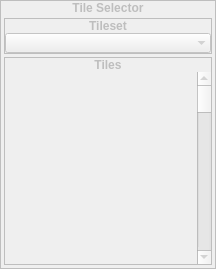
     <widget class="QFrame" name="frmTileSelector">
      <property name="enabled">
       <bool>false</bool>
      </property>
      <property name="sizePolicy">
       <sizepolicy hsizetype="Fixed" vsizetype="Preferred">
        <horstretch>0</horstretch>
        <verstretch>0</verstretch>
       </sizepolicy>
      </property>
      <property name="frameShape">
       <enum>QFrame::Box</enum>
      </property>
      <property name="frameShadow">
       <enum>QFrame::Plain</enum>
      </property>
      <layout class="QVBoxLayout" name="verticalLayout">
       <property name="spacing">
        <number>0</number>
       </property>
       <property name="margin">
        <number>0</number>
       </property>
       <item>
        <widget class="QLabel" name="label">
         <property name="sizePolicy">
          <sizepolicy hsizetype="Preferred" vsizetype="Fixed">
           <horstretch>0</horstretch>
           <verstretch>0</verstretch>
          </sizepolicy>
         </property>
         <property name="font">
          <font>
           <weight>75</weight>
           <bold>true</bold>
          </font>
         </property>
         <property name="text">
          <string>Tile Selector</string>
         </property>
         <property name="alignment">
          <set>Qt::AlignCenter</set>
         </property>
        </widget>
       </item>
       <item>
        <widget class="QWidget" name="widget_2" native="true">
         <layout class="QVBoxLayout" name="verticalLayout_4" stretch="0,0">
          <property name="spacing">
           <number>3</number>
          </property>
          <property name="margin">
           <number>3</number>
          </property>
          <item>
           <widget class="QFrame" name="frame">
            <property name="frameShape">
             <enum>QFrame::Box</enum>
            </property>
            <property name="frameShadow">
             <enum>QFrame::Plain</enum>
            </property>
            <layout class="QVBoxLayout" name="verticalLayout_5">
             <property name="spacing">
              <number>0</number>
             </property>
             <property name="margin">
              <number>0</number>
             </property>
             <item>
              <widget class="QLabel" name="label_4">
               <property name="sizePolicy">
                <sizepolicy hsizetype="Preferred" vsizetype="Fixed">
                 <horstretch>0</horstretch>
                 <verstretch>0</verstretch>
                </sizepolicy>
               </property>
               <property name="font">
                <font>
                 <weight>75</weight>
                 <bold>true</bold>
                </font>
               </property>
               <property name="text">
                <string>Tileset</string>
               </property>
               <property name="alignment">
                <set>Qt::AlignCenter</set>
               </property>
              </widget>
             </item>
             <item>
              <widget class="QComboBox" name="editSelectTileset">
               <property name="sizePolicy">
                <sizepolicy hsizetype="Minimum" vsizetype="Fixed">
                 <horstretch>0</horstretch>
                 <verstretch>0</verstretch>
                </sizepolicy>
               </property>
               <property name="toolTip">
                <string>Tileset</string>
               </property>
               <property name="statusTip">
                <string>Change currently visible tileset</string>
               </property>
               <property name="maxCount">
                <number>256</number>
               </property>
               <property name="frame">
                <bool>false</bool>
               </property>
              </widget>
             </item>
            </layout>
           </widget>
          </item>
          <item>
           <widget class="QFrame" name="frame_2">
            <property name="frameShape">
             <enum>QFrame::Box</enum>
            </property>
            <property name="frameShadow">
             <enum>QFrame::Plain</enum>
            </property>
            <layout class="QVBoxLayout" name="verticalLayout_6">
             <property name="spacing">
              <number>0</number>
             </property>
             <property name="margin">
              <number>0</number>
             </property>
             <item>
              <widget class="QLabel" name="label_5">
               <property name="sizePolicy">
                <sizepolicy hsizetype="Preferred" vsizetype="Fixed">
                 <horstretch>0</horstretch>
                 <verstretch>0</verstretch>
                </sizepolicy>
               </property>
               <property name="font">
                <font>
                 <weight>75</weight>
                 <bold>true</bold>
                </font>
               </property>
               <property name="text">
                <string>Tiles</string>
               </property>
               <property name="alignment">
                <set>Qt::AlignCenter</set>
               </property>
              </widget>
             </item>
             <item>
              <widget class="QWidget" name="widget" native="true">
               <property name="sizePolicy">
                <sizepolicy hsizetype="Minimum" vsizetype="Preferred">
                 <horstretch>0</horstretch>
                 <verstretch>0</verstretch>
                </sizepolicy>
               </property>
               <property name="autoFillBackground">
                <bool>true</bool>
               </property>
               <layout class="QHBoxLayout" name="horizontalLayout">
                <property name="spacing">
                 <number>0</number>
                </property>
                <property name="margin">
                 <number>0</number>
                </property>
                <item>
                 <widget class="TileView" name="gvTileSelection">
                  <property name="enabled">
                   <bool>false</bool>
                  </property>
                  <property name="sizePolicy">
                   <sizepolicy hsizetype="Fixed" vsizetype="Expanding">
                    <horstretch>0</horstretch>
                    <verstretch>0</verstretch>
                   </sizepolicy>
                  </property>
                  <property name="minimumSize">
                   <size>
                    <width>192</width>
                    <height>0</height>
                   </size>
                  </property>
                  <property name="maximumSize">
                   <size>
                    <width>192</width>
                    <height>16777215</height>
                   </size>
                  </property>
                  <property name="frameShape">
                   <enum>QFrame::NoFrame</enum>
                  </property>
                  <property name="verticalScrollBarPolicy">
                   <enum>Qt::ScrollBarAlwaysOff</enum>
                  </property>
                  <property name="horizontalScrollBarPolicy">
                   <enum>Qt::ScrollBarAlwaysOff</enum>
                  </property>
                  <property name="alignment">
                   <set>Qt::AlignLeading|Qt::AlignLeft|Qt::AlignTop</set>
                  </property>
                 </widget>
                </item>
                <item>
                 <widget class="QScrollBar" name="sbTileView">
                  <property name="enabled">
                   <bool>false</bool>
                  </property>
                  <property name="maximum">
                   <number>1344</number>
                  </property>
                  <property name="singleStep">
                   <number>16</number>
                  </property>
                  <property name="pageStep">
                   <number>64</number>
                  </property>
                  <property name="orientation">
                   <enum>Qt::Vertical</enum>
                  </property>
                 </widget>
                </item>
               </layout>
              </widget>
             </item>
            </layout>
           </widget>
          </item>
         </layout>
        </widget>
       </item>
      </layout>
     </widget>
